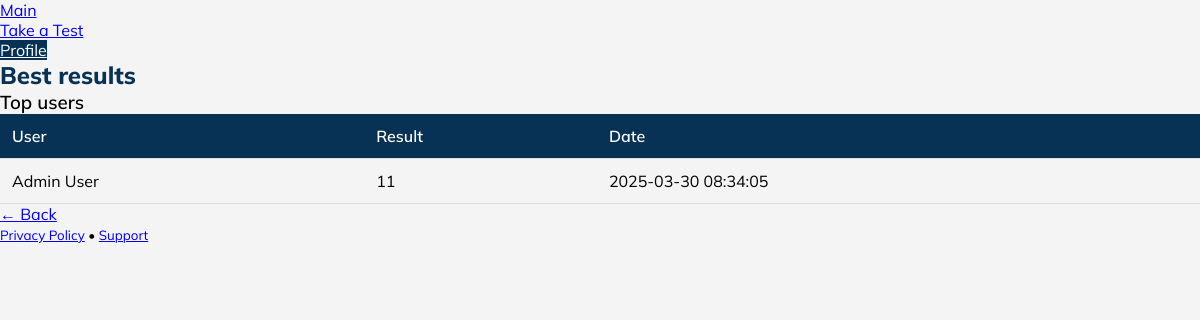
The page /leaderboard on the database as committed earlier.
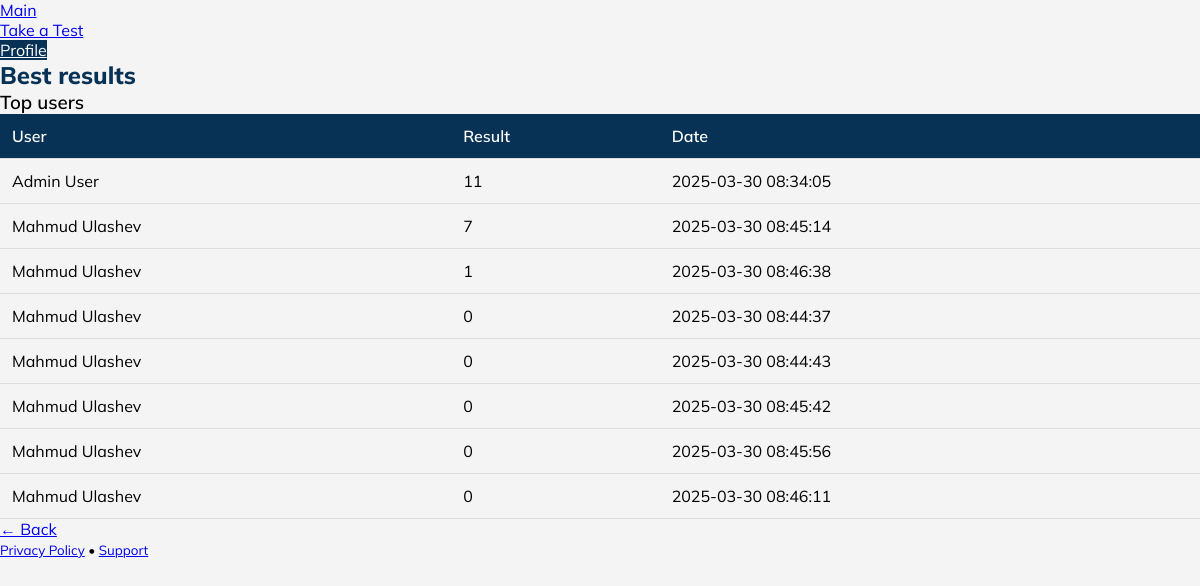
The same page on the database as committed later.
### tables this page shows
CREATE TABLE results (
    id INTEGER PRIMARY KEY AUTOINCREMENT,
    user_id INTEGER NOT NULL,
    ball INTEGER NOT NULL,
    test_date TEXT NOT NULL,
    FOREIGN KEY (user_id) REFERENCES users(id)
);

CREATE TABLE users (
    id INTEGER PRIMARY KEY AUTOINCREMENT,
    first_name TEXT NOT NULL,
    last_name TEXT NOT NULL,
    username TEXT UNIQUE NOT NULL,
    password TEXT NOT NULL,
    is_admin INTEGER DEFAULT 0
);

### app.py (the view)
@app.route("/leaderboard")
def leaderboard():
    conn = conn_databaza()
    cursor = conn.cursor()
    cursor.execute("""
        SELECT users.first_name, users.last_name, results.ball, results.test_date
        FROM results
        JOIN users ON results.user_id = users.id
        ORDER BY results.ball DESC, results.test_date ASC
    """)
    leaders = cursor.fetchall()
    conn.close()
    return render_template("leaderboard.html", leaders=leaders)

### app.py (called while the page is built)
def conn_databaza():
    conn = sqlite3.connect("users.db")
    conn.row_factory = sqlite3.Row
    return conn

### templates/leaderboard.html (shortened to what this page needs)
<!DOCTYPE html>
<html lang="en">
<head>
    <link rel="stylesheet" href="https://cdn.jsdelivr.net/npm/@picocss/pico@1/css/pico.min.css">
    <link rel="stylesheet" href="/static/profile.css">
</head>
<body>
    <div class="header-wrapper">
        <nav class="container">
            <ul>
                <li><a href="/">Main</a></li>
            </ul>
            <ul>
                <li><a href="/test-cover">Take a Test</a></li>
                <li><a  class="profile" href="/profile">Profile</a></li>
            </ul>
        </nav>
    </div>
    <main class="container">
        <section>
            <hgroup>
                <h2>Best results</h2>
                <h3>Top users</h3>
            </hgroup>
            <table>
                <thead>
                    <tr>
                        <th>User</th>
                        <th>Result</th>
                        <th>Date</th>
                    </tr>
                </thead>
                <tbody>
                    {% for leader in leaders %}
                    <tr>
                        <td>{{ leader["first_name"] }} {{ leader["last_name"] }}</td>
                        <td>{{ leader["ball"] }}</td>
                        <td>{{ leader["test_date"] }}</td>
                    </tr>
                    {% endfor %}
                </tbody>
            </table>
            <a href="/" role="button">← Back</a>
        </section>
    </main>
    <footer class="container">
        <small><a href="#">Privacy Policy</a> • <a href="#">Support</a></small>
    </footer>
</body>
</html>

### static/profile.css (style rules this page uses)
*, html { margin: 0; padding: 0; box-sizing: border-box; }
.container { max-width: 1200px; margin: 0 auto; }
body { font-family: 'Mulish', sans-serif; background: #f4f4f4; }
main { margin-top: 30px; }
hgroup h2 { font-weight: 800; color: #073255; }
hgroup h3 { font-weight: 600; color:black; }
h3 { color: black; }
table { width: 100%; border-collapse: collapse; }
table th, table td { padding: 12px; border-bottom: 1px solid #ddd; text-align: left; color: black; }
table th { background: #073255; font-weight: 600; color: white; }
.profile { background-color: #073255; color: white; }

Rows that differ between the two databases and show on the page:
added results: first_name "Mahmud", last_name "Ulashev", ball "7", test_date "2025-03-30 08:45:14"
added results: first_name "Mahmud", last_name "Ulashev", ball "1", test_date "2025-03-30 08:46:38"
added results: first_name "Mahmud", last_name "Ulashev", ball "0", test_date "2025-03-30 08:44:37"
added results: first_name "Mahmud", last_name "Ulashev", ball "0", test_date "2025-03-30 08:44:43"
added results: first_name "Mahmud", last_name "Ulashev", ball "0", test_date "2025-03-30 08:45:42"
added results: first_name "Mahmud", last_name "Ulashev", ball "0", test_date "2025-03-30 08:45:56"
added results: first_name "Mahmud", last_name "Ulashev", ball "0", test_date "2025-03-30 08:46:11"
